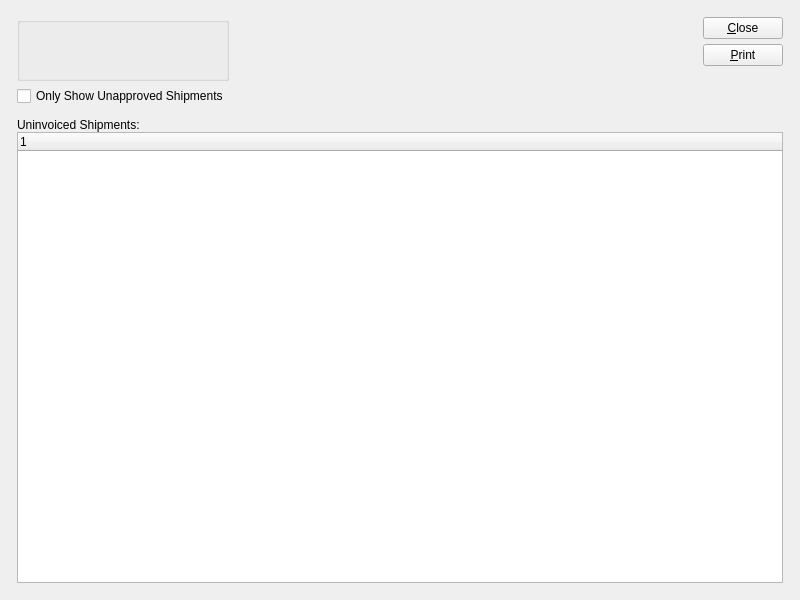
<?xml version="1.0" encoding="UTF-8"?>
<ui version="4.0">
 <comment>This file is part of the xTuple ERP: PostBooks Edition, a free and
open source Enterprise Resource Planning software suite,
Copyright (c) 1999-2018 by OpenMFG LLC, d/b/a xTuple.
It is licensed to you under the Common Public Attribution License
version 1.0, the full text of which (including xTuple-specific Exhibits)
is available at www.xtuple.com/CPAL.  By using this software, you agree
to be bound by its terms.</comment>
 <class>uninvoicedShipments</class>
 <widget class="QWidget" name="uninvoicedShipments">
  <property name="geometry">
   <rect>
    <x>0</x>
    <y>0</y>
    <width>800</width>
    <height>600</height>
   </rect>
  </property>
  <property name="windowTitle">
   <string>Uninvoiced Shipments</string>
  </property>
  <layout class="QGridLayout" name="gridLayout_3">
   <item row="0" column="0">
    <layout class="QGridLayout" name="gridLayout_2">
     <property name="margin">
      <number>12</number>
     </property>
     <property name="spacing">
      <number>12</number>
     </property>
     <item row="0" column="0">
      <layout class="QHBoxLayout" name="horizontalLayout">
       <item>
        <layout class="QVBoxLayout" name="verticalLayout">
         <item>
          <widget class="WarehouseGroup" name="_warehouse">
           <property name="title">
            <string/>
           </property>
           <property name="fixedSize">
            <bool>false</bool>
           </property>
          </widget>
         </item>
         <item>
          <widget class="XCheckBox" name="_showUnselected">
           <property name="text">
            <string>Only Show Unapproved Shipments</string>
           </property>
          </widget>
         </item>
        </layout>
       </item>
       <item>
        <spacer>
         <property name="orientation">
          <enum>Qt::Horizontal</enum>
         </property>
         <property name="sizeType">
          <enum>QSizePolicy::Expanding</enum>
         </property>
         <property name="sizeHint" stdset="0">
          <size>
           <width>106</width>
           <height>20</height>
          </size>
         </property>
        </spacer>
       </item>
       <item>
        <layout class="QVBoxLayout">
         <property name="spacing">
          <number>5</number>
         </property>
         <item>
          <widget class="QPushButton" name="_close">
           <property name="text">
            <string>&amp;Close</string>
           </property>
          </widget>
         </item>
         <item>
          <widget class="QPushButton" name="_print">
           <property name="text">
            <string>&amp;Print</string>
           </property>
          </widget>
         </item>
         <item>
          <spacer name="verticalSpacer">
           <property name="orientation">
            <enum>Qt::Vertical</enum>
           </property>
           <property name="sizeHint" stdset="0">
            <size>
             <width>20</width>
             <height>40</height>
            </size>
           </property>
          </spacer>
         </item>
        </layout>
       </item>
      </layout>
     </item>
     <item row="1" column="0">
      <widget class="QFrame" name="_frame">
       <property name="sizePolicy">
        <sizepolicy hsizetype="Preferred" vsizetype="Expanding">
         <horstretch>0</horstretch>
         <verstretch>1</verstretch>
        </sizepolicy>
       </property>
       <property name="frameShape">
        <enum>QFrame::NoFrame</enum>
       </property>
       <property name="frameShadow">
        <enum>QFrame::Raised</enum>
       </property>
       <layout class="QGridLayout" name="gridLayout">
        <property name="margin">
         <number>0</number>
        </property>
        <item row="0" column="0">
         <layout class="QVBoxLayout">
          <property name="spacing">
           <number>0</number>
          </property>
          <item>
           <widget class="QLabel" name="_uninvoicedShipmentsLit">
            <property name="text">
             <string>Uninvoiced Shipments:</string>
            </property>
            <property name="alignment">
             <set>Qt::AlignVCenter</set>
            </property>
           </widget>
          </item>
          <item>
           <widget class="XTreeWidget" name="_shipitem"/>
          </item>
         </layout>
        </item>
       </layout>
      </widget>
     </item>
    </layout>
   </item>
  </layout>
 </widget>
 <layoutdefault spacing="5" margin="5"/>
 <customwidgets>
  <customwidget>
   <class>WarehouseGroup</class>
   <extends>QGroupBox</extends>
   <header>warehousegroup.h</header>
   <container>1</container>
  </customwidget>
  <customwidget>
   <class>XCheckBox</class>
   <extends>QCheckBox</extends>
   <header>xcheckbox.h</header>
  </customwidget>
  <customwidget>
   <class>XTreeWidget</class>
   <extends>QTreeWidget</extends>
   <header>xtreewidget.h</header>
   <container>1</container>
  </customwidget>
 </customwidgets>
 <tabstops>
  <tabstop>_warehouse</tabstop>
  <tabstop>_showUnselected</tabstop>
  <tabstop>_shipitem</tabstop>
  <tabstop>_print</tabstop>
  <tabstop>_close</tabstop>
 </tabstops>
 <resources/>
 <connections>
  <connection>
   <sender>_close</sender>
   <signal>clicked()</signal>
   <receiver>uninvoicedShipments</receiver>
   <slot>close()</slot>
   <hints>
    <hint type="sourcelabel">
     <x>20</x>
     <y>20</y>
    </hint>
    <hint type="destinationlabel">
     <x>20</x>
     <y>20</y>
    </hint>
   </hints>
  </connection>
 </connections>
</ui>
